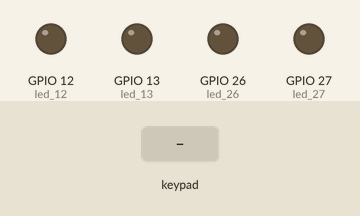
Simulated run of this sketch. Board: ESP32. Shown: output pins drawn as LEDs (lit = HIGH). The test bench sets the inputs (shaded band). Nothing arrives over Bluetooth unless stated; what the sketch prints to the serial monitor is not drawn.

Above: at 1.2 s.
1.3 s: key 'O' pressed
At 2.9 s:
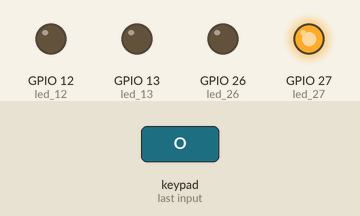
4.3 s: key 'S' pressed
At 5.2 s:
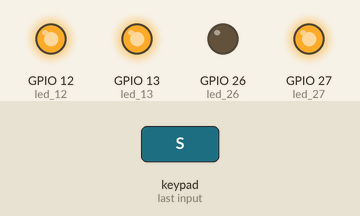
7.3 s: key 'O' pressed
At 8.7 s:
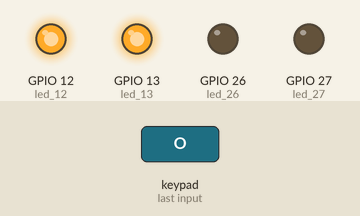
10.3 s: key 'S' pressed
At 12.2 s:
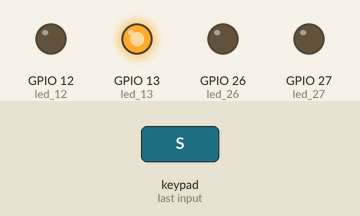
Timing chart, 0 to 13.7 s (numbered marks = the images above; inputs shaded):
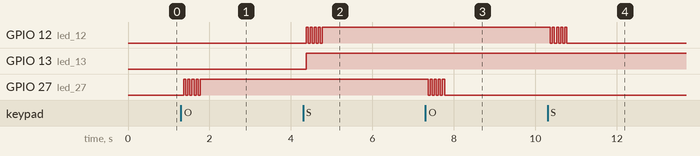

Measured:
- after the input at 1.3 s, GPIO 27 (led_27): alternates HIGH for 0.05 s and LOW for 0.05 s, 9 changes in all, then stays HIGH, starting after 0.07 s
- after the input at 4.3 s, GPIO 12 (led_12): alternates HIGH for 0.05 s and LOW for 0.05 s, 9 changes in all, then stays HIGH, starting after 0.07 s; GPIO 13 (led_13): LOW → HIGH after 0.07 s
- after the input at 7.3 s, GPIO 27 (led_27): alternates HIGH for 0.05 s and LOW for 0.05 s, 9 changes in all, then stays LOW, starting after 0.07 s
- after the input at 10.3 s, GPIO 12 (led_12): alternates HIGH for 0.05 s and LOW for 0.05 s, 9 changes in all, then stays LOW, starting after 0.07 s

The sketch:

PS4_Control_ESP32.ino
```cpp
/*
 Name:		    PS4_Control_ESP32.ino
 Created:	    27/05/2022
 Author:	    Paulo Fernando <pfsf07@gmail.com>
 Description: MCU(Esp32 in this case) that connects with a PS4 Controller. The Controller turnon/turnoff LEDs when some buttons are pressed and the Left Analog Sticker dims another LED.
 Connections:
	PS4 Control(Bluetooth)   ->     ESP32(WROOM MODULE)
	VCC    				           -> 	  Powered by USB
	LED Output(3V3 Logic)    -> 	  GPIO 13,GPIO 12,GPIO 27
  LED Output(PWM) 	       -> 	  GPIO 26
*/
//PS4 Control Library
#include <PS4Controller.h>
//LEDs that are turned on/off
#define led_13 13
#define led_12 12
#define led_27 27
//LED that is dimmered
#define led_26 26

void setup(){
  //Serial port to debug
  Serial.begin(115200);
  //LEDs controlled by Buttons
  pinMode(led_13, OUTPUT);
  pinMode(led_12, OUTPUT);
  pinMode(led_27, OUTPUT);
  //PWM config:Channel, Frequency, Resolution
  ledcSetup(0, 5000, 8);
  //PWM output pin
  ledcAttachPin(led_26, 0);
  //PS4 Config- MAC ADRESS
  PS4.begin("c0:8c:71:66:96:7c");
  Serial.println("Ready.");
}

void loop(){
  //Check connection between ESP32 and PS4 Controller
  if(PS4.isConnected()){
    //Change LED state, when "Square" button is pressed
    if(PS4.Square()){
      delay(50);
      //Serial.println("Square Button");
      digitalWrite(led_12, !digitalRead(led_12));
      digitalWrite(led_13, HIGH);
    }
    //Change LED state, when "Cross" button is pressed
    if(PS4.Cross()){
      delay(50);
      //Serial.println("Cross Button");
      digitalWrite(led_13, !digitalRead(led_13));
      digitalWrite(led_12, HIGH);
    }
    //Change LED state, when "Circle" button is pressed
    if(PS4.Circle()){
      delay(50);
      //Serial.println("Circle Button");
      digitalWrite(led_27, !digitalRead(led_27));
    }
    //LED Dimmer
    if(PS4.LStickY()){
      delay(50);
      //Serial.println("Left Stick y at %d\n", 2*PS4.LStickY());
      //Analog Stick varies between -127 to 127 and PWM output varies between 0 to 256
      if(PS4.LStickY() > 0)
        //When Left Stick has a positive value this value is passed to PWM output
        ledcWrite(0, 2*PS4.LStickY());
      if(PS4.LStickY() < 0)
        //When Left Stick has a negative value, zero is passed to PWM output
        ledcWrite(0,0);
    }
  }
}
```
